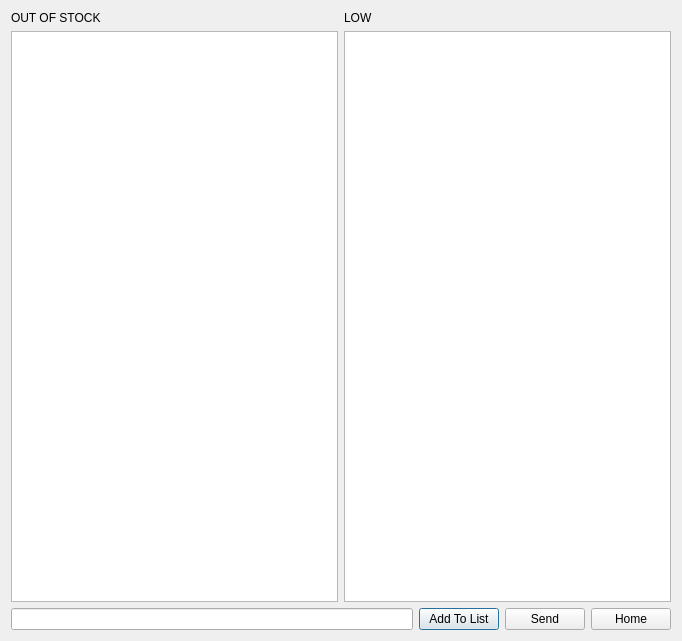
<?xml version="1.0" encoding="UTF-8"?>
<ui version="4.0">
 <class>ShoppingPage</class>
 <widget class="QDialog" name="ShoppingPage">
  <property name="geometry">
   <rect>
    <x>0</x>
    <y>0</y>
    <width>682</width>
    <height>641</height>
   </rect>
  </property>
  <property name="windowTitle">
   <string>Dialog</string>
  </property>
  <property name="styleSheet">
   <string notr="true"/>
  </property>
  <layout class="QGridLayout" name="gridLayout">
   <item row="0" column="0">
    <widget class="QLabel" name="label">
     <property name="text">
      <string>OUT OF STOCK </string>
     </property>
    </widget>
   </item>
   <item row="0" column="1">
    <widget class="QLabel" name="label_2">
     <property name="styleSheet">
      <string notr="true"/>
     </property>
     <property name="text">
      <string>LOW</string>
     </property>
    </widget>
   </item>
   <item row="1" column="0">
    <widget class="QTextEdit" name="textEdit1">
     <property name="frameShadow">
      <enum>QFrame::Raised</enum>
     </property>
    </widget>
   </item>
   <item row="1" column="1">
    <widget class="QTextEdit" name="textEdit2"/>
   </item>
   <item row="2" column="0" colspan="2">
    <layout class="QHBoxLayout" name="horizontalLayout_2">
     <item>
      <widget class="QLineEdit" name="addItem"/>
     </item>
     <item>
      <layout class="QHBoxLayout" name="horizontalLayout">
       <item>
        <widget class="QPushButton" name="addButton">
         <property name="text">
          <string>Add To List</string>
         </property>
        </widget>
       </item>
       <item>
        <widget class="QPushButton" name="sendButton">
         <property name="text">
          <string>Send</string>
         </property>
        </widget>
       </item>
       <item>
        <widget class="QPushButton" name="homeButton">
         <property name="text">
          <string>Home</string>
         </property>
        </widget>
       </item>
      </layout>
     </item>
    </layout>
   </item>
  </layout>
 </widget>
 <resources/>
 <connections>
  <connection>
   <sender>homeButton</sender>
   <signal>clicked()</signal>
   <receiver>ShoppingPage</receiver>
   <slot>reject()</slot>
   <hints>
    <hint type="sourcelabel">
     <x>258</x>
     <y>302</y>
    </hint>
    <hint type="destinationlabel">
     <x>206</x>
     <y>297</y>
    </hint>
   </hints>
  </connection>
 </connections>
</ui>
